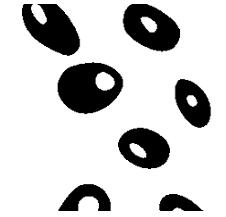
#> input picture лейкоциты_бинарное.jpg, 226 x 217 px, found by its file name
$ jupyter execute Apenko_task7_get_boundres.ipynb
#> lines starting #> are read from the running program, lines starting #| are printed output that depends on the picture; after the words box and inside, x2 and y2 are one past the last pixel; in counts of white or black regions, pixels touching at a corner belong together
[cell 1]
import matplotlib.patches as patches
import matplotlib.pyplot as plt
import numpy as np
import math
from operator import itemgetter
from scipy import interpolate
from ctypes import *
from scipy import ndimage
from matplotlib.pyplot import imshow
from PIL import Image, ImageDraw, ImageFilter
import cv2
from scipy.ndimage.filters import generic_filter

# Выделение границ объектов на бинарном изображении

[cell 2]
image_binary = Image.open("images/лейкоциты_бинарное.jpg").convert("1")
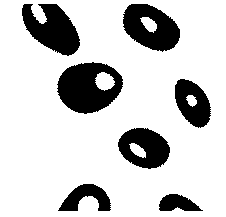
#> image_binary: PIL image 226x217 1; 80% white; 7 black regions, largest, box (x1, y1, x2, y2) and area: (57, 62, 123, 114) 2304, (22, 4, 80, 56) 1856, (123, 4, 180, 52) 1791
image_binary

[cell 3]
def row_scanning(binary_image, j, w, result):
    inside=False    #
    for i in range(w):
        if not inside and binary_image.getpixel((i,j)):  #если указатель не внутри изображения и он на точке белого цвета(то есть вне внутренности), то мы закрашиваем его чёрным(чтобы выделить лишь контур)
            result.point([i,j],fill=(255,255,255))
            inside=True
        if inside and not binary_image.getpixel((i,j)):  #если указатель внутри изображения(или границе) и пиксель чёрный, то мы его оставляем и закрашиваем левее, тем самым оставляя контур, и меняем значение флага
            result.point([i-1,j],fill=(255,255,255))
            inside=False

[cell 4]
def take_binary_bounders(binary_image):
    w = binary_image.width #длина изображения
#> w = 226
    h = binary_image.height #высота изображения
#> h = 217
    result =Image.new(mode="RGB",size=(w,h)) #создаем итоговое изображение
#> result: PIL image 226x217 RGB; every value is 0
    draw=ImageDraw.Draw(result)
    for j in range(h):
        row_scanning(binary_image, j, w, draw)  #идём вдоль высоты и сканируем по строкам
    return result

[cell 5]
res_binary_img = take_binary_bounders(image_binary)
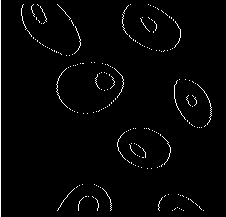
#> res_binary_img: PIL image 226x217 RGB; 2.1% white in thin lines or dots
res_binary_img.save('images/Выделение границ объектов на бинарном изображении.jpg', "JPEG")
res_binary_img

# Выделение границ объектов на полутоновом изображении

с помощью оператора Собеля

[cell 6]
image_halftone = Image.open("images/coins.png")
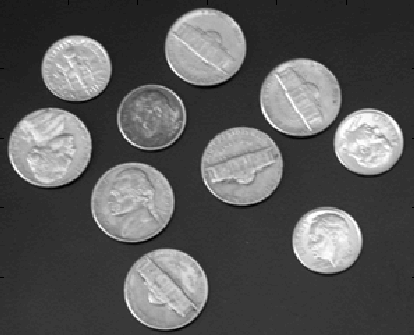
#> input picture coins.png, 414 x 335 px, found by its file name
#> image_halftone is the input picture: PIL image 414x335 RGBA; mean R, G, B, A 88.5, 88.5, 88.5, 255
image_halftone

[cell 7]
#Оператор вычисляет градиент яркости изображения в каждой точке.
#Так находится направление наибольшего увеличения яркости и величина её изменения в этом направлении.
#Результат показывает, насколько «резко» или «плавно» меняется яркость изображения в каждой точке,
#а значит, вероятность нахождения точки на грани, а также ориентацию границы.
#Строго говоря, оператор использует ядра {\displaystyle 3\times 3}3 \times 3,
#с которыми сворачивают исходное изображение для вычисления приближённых значений производных по горизонтали и по вертикали.

def operator_Sobel(p):  #оператор Собеля
    return (np.abs((p[0] + 2 * p[1] + p[2]) - (p[6] + 2 * p[7] + p[8])) +
            np.abs((p[2] + 2 * p[6] + p[7]) - (p[0] + 2 * p[3] + p[6])))  #дифференциальный оператор, вычисляющий приближённое значение градиента яркости изображения

[cell 8]
def take_halftone_bounders(image_halftone):
    converted = np.asarray(image_halftone.convert("I")) #конвертируем изображение (в матрицу записываются первые значения пикселя, пробегая каждую строку)
    boundaries_array = generic_filter(converted, operator_Sobel, (3, 3)) #вызывает функцию один раз для каждого подмассива (3*3)
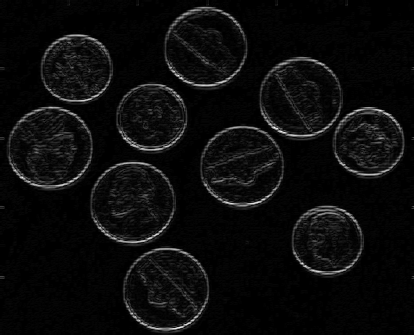
#> boundaries_array: shape (335, 414) int32; min 0, max 1014, mean 46.5; drawn with min black and max white
    return Image.fromarray(boundaries_array).convert("RGB")
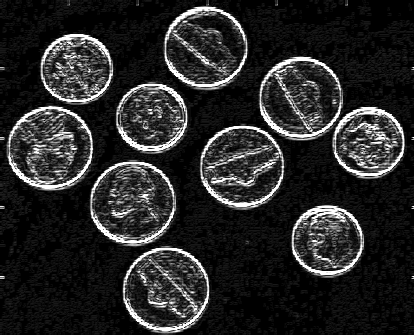
#> returned value: PIL image 414x335 RGB; min 0, max 255, mean 39.6
